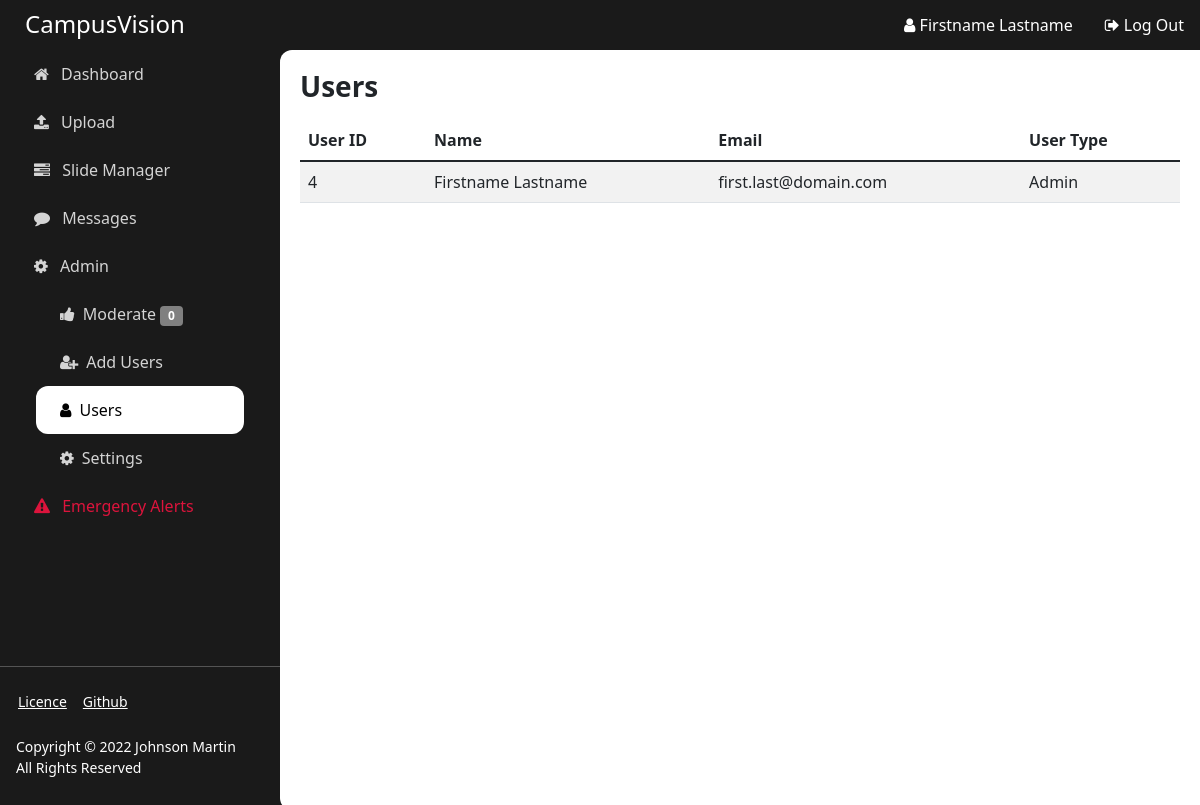
/usermanager (signed in), run on the app's committed database.
### app/models.py (models this page shows)
class User(UserMixin, db.Model):
    id = db.Column(db.Integer, primary_key=True)
    email = db.Column(db.String(100), unique=True)
    password = db.Column(db.String(100))
    name = db.Column(db.String(1000))
    is_admin = db.Column(db.Integer)

### app/auth.py (the view)
@auth.route('/usermanager')
@login_required
def usermanager():
    if current_user.is_authenticated:
        if current_user.is_admin:
            return render_template('manager-users.html',
                                   title="Users",
                                   users=User.query.all(),
                                   name=current_user.name,
                                   mod_count=mod_counter()
            )
    return redirect(url_for('auth.login'))

### app/app.py (called while the page is built)
def create_app():
    app = Flask(__name__, instance_relative_config=True)
    app.config.from_pyfile('config.py')
    db.init_app(app)
    login_manager = LoginManager()
    login_manager.login_view = 'auth.login'
    login_manager.init_app(app)
    from .models import User
    @login_manager.user_loader
    def load_user(user_id):
        return User.query.get(int(user_id))
    from .auth import auth as auth_blueprint
    app.register_blueprint(auth_blueprint)
    from .views import main as main_blueprint
    app.register_blueprint(main_blueprint)
    from .api import api as api_blueprint
    app.register_blueprint(api_blueprint)
    return app

### app/utils.py (called while the page is built)
def mod_counter():
    count = 0
    for slide in reversed(Slide.query.all()):
        if slide.approval == "Waiting Review":
            count += 1
    return count

### app/templates/manager-users.html
{% extends "base.html" %}
{% block content %}
  <table id="data" class="table table-striped">
    <thead>
      <tr>
        <th>User ID</th>
        <th>Name</th>
        <th>Email</th>
        <th>User Type</th>
      </tr>
    </thead>
    <tbody>
      {% for user in users %}
        <tr>
          <td>{{ user['id'] }}</td>
          <td>{{ user['name'] }}</td>
          <td>{{ user['email'] }}</td>
          <td>{% if user['is_admin'] %} Admin {% else %}Contributor{% endif %}</td>
        </tr>
      {% endfor %}
    </tbody>
  </table>
{% endblock %}

### app/templates/base.html (shortened to what this page needs)
<!doctype html>
<html>
  <head>
    <link rel="stylesheet" href="https://cdn.jsdelivr.net/npm/bootstrap@5.1.3/dist/css/bootstrap.min.css">
    <link rel="stylesheet" href="https://cdnjs.cloudflare.com/ajax/libs/font-awesome/4.7.0/css/font-awesome.min.css">
    <link rel="stylesheet" href="{{ url_for('static', filename='main.css') }}">
  </head>
  <body>
    <main style="max-width: none; display: flex; flex-wrap: nowrap;">
      <div class="sidebar d-flex flex-column flex-shrink-0 text-white">
        <h4 class="app-title">CampusVision</h4>
        <ul class="nav nav-pills flex-column mb-auto">
          <li class="nav-item">
            <a href="/" class="nav-link side-nav {% if request.path == '/' %}active{% endif %}" aria-current="page">
              <i class="fa fa-home"></i>
              Dashboard
            </a>
          </li>
          <li>
            <a href="/upload" class="nav-link side-nav {% if request.path == '/upload' %}active{% endif %}">
              <i class="fa fa-upload"></i>
              Upload
            </a>
          </li>
          <li>
            <a href="/manager" class="nav-link side-nav {% if request.path == '/manager' %}active{% endif %}" aria-current="page">
              <i class="fa fa-tasks"></i>
              Slide Manager
            </a>
          </li>
          <li>
            <a href="/messages" class="nav-link side-nav {% if request.path == '/messages' %}active{% endif %}" aria-current="page">
              <i class="fa fa-comment"></i>
              Messages
            </a>
          </li>
          <li>
              <a href="#" class="nav-link side-nav {% if request.path == '/admin' %}active{% endif %}">
                <i class="fa fa-cog"></i>
                Admin
              </a>
              <ul class="list-unstyled nav-link" style="padding-top: 0px; padding-bottom: 0px;">
                <li>
                  <a href="/mod" class="nav-link side-nav {% if request.path == '/mod' %}active{% endif %}"><i class="fa fa-thumbs-up"></i>Moderate <span class="badge badge-info">{{ mod_count }}</span></a>
                </li>
                <li>
                  <a href="/signup" class="nav-link side-nav {% if request.path == '/signup' %}active{% endif %}"><i class="fa fa-user-plus"></i>Add Users</a>
                </li>
                <li>
                  <a href="/usermanager" class="nav-link side-nav {% if request.path == '/usermanager' %}active{% endif %}"><i class="fa fa-user"></i>Users</a>
                <li>
                  <a href="/settings" class="nav-link side-nav {% if request.path == '/settings' %}active{% endif %}"><i class="fa fa-cog"></i>Settings</a>
                </li>
              </ul>
          </li>
          <li>
            <a href="/alerts" class="nav-link side-nav {% if request.path == '/alerts' %}active{% endif %}" style="color: crimson;">
              <i class="fa fa-exclamation-triangle"></i>
              Emergency Alerts
            </a>
          </li>
        </ul>
        <hr>
        <div class="bottom-nav">
        <a href="https://www.gnu.org/licenses/gpl-3.0.en.html" class="small">Licence</a>
        <a href="https://github.com/JohnsonLM/CampusVision" class="small">Github</a>
        </div>
        <p class="small p-3">Copyright © 2022 Johnson Martin<br>All Rights Reserved</p>
      </div>
      <div class="main-body d-flex flex-column" style="flex-grow: 1;">
        <nav class="topnav navbar">
          {% if current_user.is_authenticated %}
          <a href="/profile" class="ms-auto nav-link">
            <i class="fa fa-user"></i>
            {{ name }}
          </a>
          <a href="/logout" class="mr-auto nav-link">
            <i class="fa fa-sign-out"></i>
            Log Out
          </a>
          {% else %}
          <a href="/login" class="ms-auto nav-link">
            <i class="fa fa-sign-in"></i>
            Log In
          </a>
          {% endif %}
        </nav>
          <div class="content-box" style="padding: 20px;">
          <h3 style="margin-bottom: 1rem;"><strong>{{ title }}</strong></h3>
          {% block content %}{% endblock %}
          </div>
      </div>
    </main>
  </body>
</html>

### app/static/main.css (style rules this page uses)
html { font-size: 100%; box-sizing: border-box; }
.main-body { background: #1a1a1a; }
*, *:before, *:after { box-sizing: inherit; }
.btn-primary, .side-nav { color: white; background-color: #3e1952; border: none; }
.side-nav.active { color: black !important; background-color: white !important; border: none !important; }
.nav-pills .nav-link { color: #d4d4d4; margin-right: 10px; margin-left: 10px; border-radius: 12px; }
.app-title { height: 50px; padding: 10px; margin-bottom: 0rem; padding-left: 25px; background: #1a1a1a; }
.topnav { height: 50px; background: #3e1952; color: white; background: #1a1a1a; }
.topnav a { color: white; text-align: center; padding-top: 0px; padding-bottom: 0px; }
.sidebar { background: #1a1a1a; width: 280px; min-height: 100vh; }
.side-nav i { padding: 8px; }
.content-box { border-radius: 12px 0px 0px 12px; min-height: 95vh; background: white; }
.badge-info { background-color: grey; }
.bottom-nav { display: flex; margin-left: 10px; }
.bottom-nav a { padding: 8px; color: white; }

### data on the page
User: name "Firstname Lastname", id "4", email "first.last@domain.com", is_admin "Admin"

### other printed values
{{ mod_count }} "0"
{{ title }} "Users"
